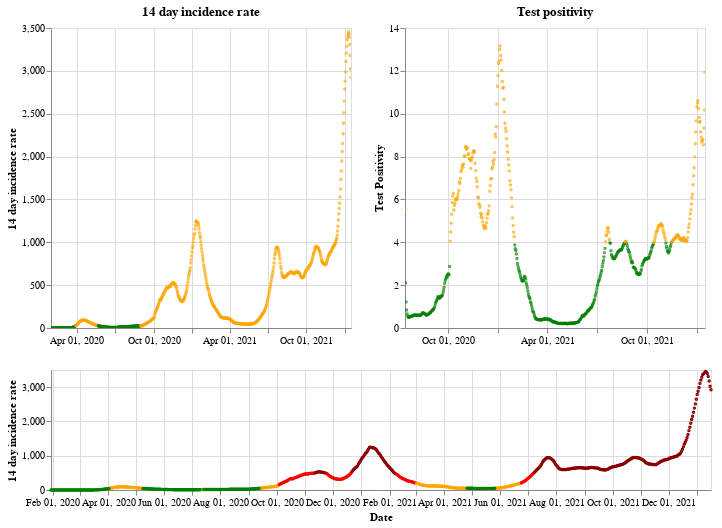

Notebook code cell kept with this figure:
### Markdown cell above
## England

### Code cell
plot_traffic_light('England')

### Figure 1 — Vega-Lite specification as saved in the notebook (floating-point values rounded to 4 significant figures; data arrays with more than 128 entries replaced by an {"elided": "..."} marker saying what was removed)
{"config": {"view": {"continuousWidth": 400, "continuousHeight": 300}}, "vconcat": [{"hconcat": [{"mark": {"type": "point", "size": 2}, "encoding": {"color": {"condition": {"value": "green", "test": "(datum.twoWeeklyCasesRate <= 25)"}, "value": "orange"}, "tooltip": [{"type": "nominal", "field": "areaName"}, {"type": "temporal", "field": "date"}, {"type": "quantitative", "field": "twoWeeklyCasesRate"}, {"type": "quantitative", "field": "testPositivity"}], "x": {"type": "temporal", "axis": {"title": ""}, "field": "date", "scale": {"domain": {"selection": "DateBrush"}}, "timeUnit": "yearmonthdate"}, "y": {"type": "quantitative", "axis": {"title": "14 day incidence rate"}, "field": "twoWeeklyCasesRate"}}, "title": "14 day incidence rate", "width": 300}, {"mark": {"type": "point", "size": 2}, "encoding": {"color": {"condition": {"value": "green", "test": "(datum.testPositivity <= 4)"}, "value": "orange"}, "tooltip": [{"type": "nominal", "field": "areaName"}, {"type": "temporal", "field": "date"}, {"type": "quantitative", "field": "twoWeeklyCasesRate"}, {"type": "quantitative", "field": "testPositivity"}], "x": {"type": "temporal", "axis": {"title": ""}, "field": "date", "scale": {"domain": {"selection": "DateBrush"}}, "timeUnit": "yearmonthdate"}, "y": {"type": "quantitative", "axis": {"title": "Test Positivity"}, "field": "testPositivity"}}, "title": "Test positivity", "width": 300}]}, {"layer": [{"mark": {"type": "point", "size": 2}, "encoding": {"color": {"condition": {"value": "orange", "test": "(((datum.testPositivity < 4) && (datum.twoWeeklyCasesRate >= 50)) && (datum.twoWeeklyCasesRate < 200))"}, "value": "red"}, "opacity": {"condition": {"value": 1, "test": "((datum.twoWeeklyCasesRate >= 50) && (datum.twoWeeklyCasesRate < 500))"}, "value": 0}, "tooltip": [{"type": "nominal", "field": "areaName"}, {"type": "temporal", "field": "date"}, {"type": "quantitative", "field": "twoWeeklyCasesRate"}, {"type": "quantitative", "field": "testPositivity"}], "x": {"type": "temporal", "axis": {"title": "Date"}, "field": "date", "timeUnit": "yearmonthdate"}, "y": {"type": "quantitative", "axis": {"title": "14 day incidence rate"}, "field": "twoWeeklyCasesRate"}}, "selection": {"DateBrush": {"type": "interval", "encodings": ["x"], "fields": ["Time"]}}}, {"mark": {"type": "point", "size": 2}, "encoding": {"color": {"value": "darkred"}, "opacity": {"condition": {"value": 1, "test": "(datum.twoWeeklyCasesRate >= 500)"}, "value": 0}, "tooltip": [{"type": "nominal", "field": "areaName"}, {"type": "temporal", "field": "date"}, {"type": "quantitative", "field": "twoWeeklyCasesRate"}, {"type": "quantitative", "field": "testPositivity"}], "x": {"type": "temporal", "axis": {"title": "Date"}, "field": "date", "timeUnit": "yearmonthdate"}, "y": {"type": "quantitative", "axis": {"title": "14 day incidence rate"}, "field": "twoWeeklyCasesRate"}}}, {"mark": {"type": "point", "size": 2}, "encoding": {"color": {"condition": {"value": "green", "test": "((datum.testPositivity < 4) && (datum.twoWeeklyCasesRate < 50))"}, "value": "orange"}, "opacity": {"condition": {"value": 1, "test": "(datum.twoWeeklyCasesRate < 50)"}, "value": 0}, "tooltip": [{"type": "nominal", "field": "areaName"}, {"type": "temporal", "field": "date"}, {"type": "quantitative", "field": "twoWeeklyCasesRate"}, {"type": "quantitative", "field": "testPositivity"}], "x": {"type": "temporal", "axis": {"title": "Date"}, "field": "date", "timeUnit": "yearmonthdate"}, "y": {"type": "quantitative", "axis": {"title": "14 day incidence rate"}, "field": "twoWeeklyCasesRate"}}}], "height": 120, "width": 660}], "data": {"name": "data-bd78878fe124b8bd826657d164e70ec2"}, "$schema": "https://vega.github.io/schema/vega-lite/v4.8.1.json", "datasets": {"data-bd78878fe124b8bd826657d164e70ec2": {"elided": "718 records"}}}
